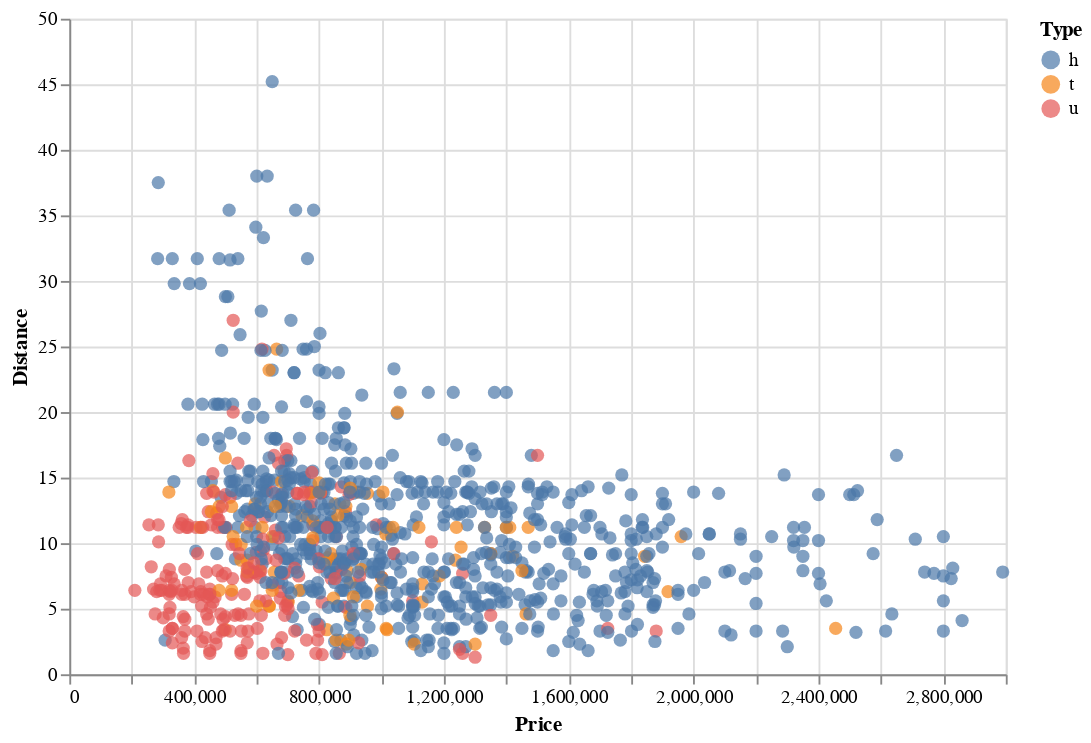

Notebook code for this chart:
### Code cell
alt.Chart(df).mark_circle(size=50).encode(
    x = 'Price',
    y = 'Distance',
    color = 'Type'
).properties(
    height = 350, width = 500
).add_selection(
    Selection
)

### Figure 1 — Vega-Lite specification as saved in the notebook (floating-point values rounded to 4 significant figures; data arrays with more than 128 entries replaced by an {"elided": "..."} marker saying what was removed)
{"config": {"view": {"continuousWidth": 400, "continuousHeight": 300}}, "data": {"name": "data-0b30a7d3a1d3b4bbe76ab6254da7b946"}, "mark": {"type": "circle", "size": 50}, "encoding": {"color": {"type": "nominal", "field": "Type"}, "x": {"type": "quantitative", "field": "Price"}, "y": {"type": "quantitative", "field": "Distance"}}, "height": 350, "selection": {"selector001": {"type": "multi", "fields": ["Type"], "bind": "legend"}}, "width": 500, "$schema": "https://vega.github.io/schema/vega-lite/v4.8.1.json", "datasets": {"data-0b30a7d3a1d3b4bbe76ab6254da7b946": {"elided": "1000 records"}}}
